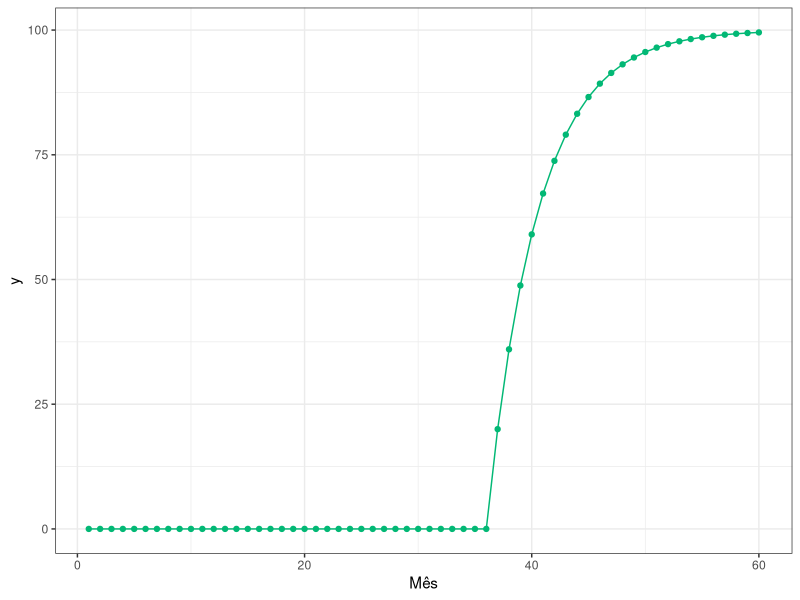

Reproduce this figure in R.
## ---- chunk 1
#| echo: false
options(digits = 3)
set.seed(1717)
## ---- chunk 2
#| collapse: true
x <- rnorm(100, 0, 1);
head(x, n = 20)
## ---- chunk 3
#| collapse: true
y <- Reduce(
    \(a, b) a + rnorm(1, 0, 0.1^2),
    numeric(100),
    accumulate = TRUE,
)
head(y, n = 21)
## ---- chunk 4
#| collapse: true
y <- Reduce(
    \(a, b) 1 + a + rnorm(1, 0, 1),
    numeric(60),
    accumulate = TRUE,
)
head(y, n = 20)

ts(y, start = c(2017, 1), frequency = 12)
## ---- chunk 5
#| collapse: true
y <- Reduce(
    \(a, b) {
        e <- if (b < 3 * 12) 0 else 20
        0.8 * a + e
    },
    0:59,
    accumulate = TRUE,
)
tail(y, n = 30)
## ---- chunk 6
#| echo: false
library(ggplot2)
ggplot(data.frame(n = seq_along(y), y), aes(n, y)) +
    geom_line(color = "#02b875") +
    geom_point(color = "#02b875") +
    labs(x = "Mês") +
    theme_bw()
